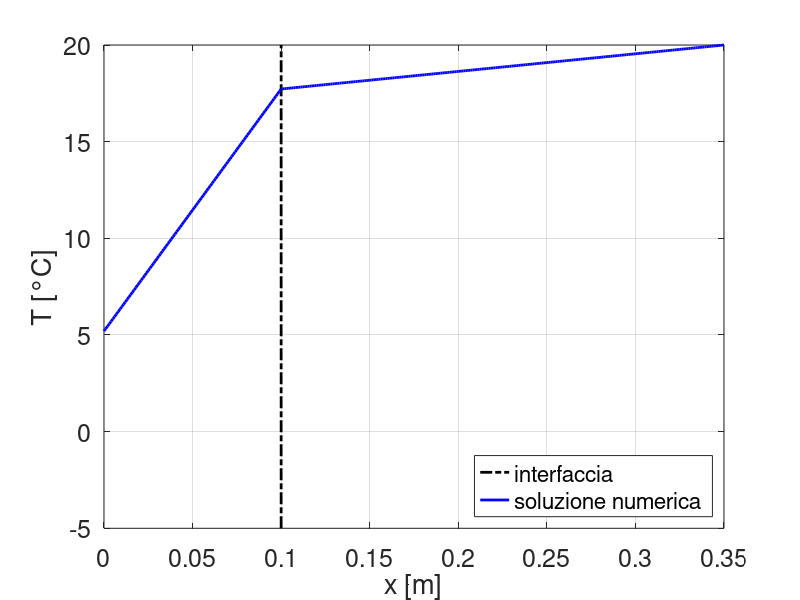

Reproduce this figure in MATLAB.
clc; clear; close all;

%% dati
tb = .25; %m
ti = .1; %m
kb = .55; %W/mK
ki = .04; %W/mK
Ti = 20; %°C
Te = -5; %°C
hh = 25; %W/m^2K

%% griglie
dxi = 1e-3;
dxb = 1e-3;
xi = (0:dxi:ti)';
xb = (ti+dxb:dxb:ti+tb)';
xx = [xi;xb];
ni = length(xi);
nb = length(xb);
nn = length(xx); % ni+nb

%% AA & bb
diag_s = ones(nn,1);
diag_p = -2*ones(nn,1);
diag_i = ones(nn,1);

AA = spdiags([diag_s diag_p diag_i], -1:1, nn, nn);

bb = zeros(nn,1);

%% coco & TT
% robin
AA(1,1) = hh/ki*dxi+1;
AA(1,2) = -1;
bb(1) = Te*hh/-ki*dxi;

% flusso continuo
AA(ni,ni-1) = -ki/dxi;
AA(ni,ni) = ki/dxi+kb/dxb;
AA(ni, ni+1) = -kb/dxb;
bb(ni) = 0;

% dirichlet
AA(end, end-1) = 0;
AA(end, end) = 1;
bb(end) = Ti;

TT = AA\bb;

%% plotto
plot([.1 .1], [-5 20], 'k-.', 'linewidth', 2)
hold on
plot(xx,TT,'b-', 'linewidth', 2)
grid on
legend('interfaccia', 'soluzione numerica', 'location', 'southeast')
xlabel('x [m]')
ylabel('T [°C]')
set(gca, 'fontsize', 18)
